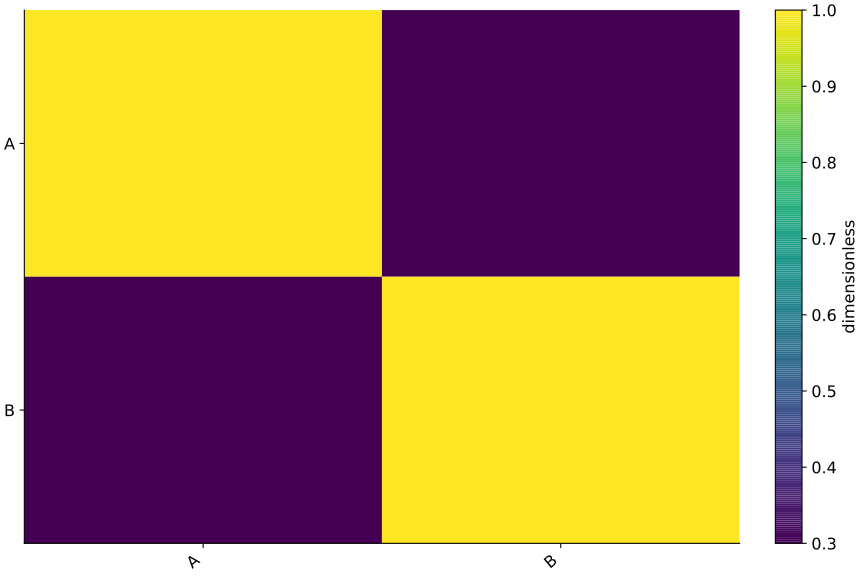

The Python source for this figure:
# Tuyan deterministic figure renderer v1; values are immutable source data.
import json
import math
import numpy as np
import matplotlib
matplotlib.use('Agg')
import matplotlib.pyplot as plt
from matplotlib.patches import Circle
from matplotlib.colors import ListedColormap, BoundaryNorm
d = json.loads("{\"type\":\"adjacency_matrix\",\"rows\":[{\"row\":\"A\",\"column\":\"A\",\"value\":1},{\"row\":\"A\",\"column\":\"B\",\"value\":0.3},{\"row\":\"B\",\"column\":\"A\",\"value\":0.3},{\"row\":\"B\",\"column\":\"B\",\"value\":1}],\"units\":{\"value\":\"dimensionless\",\"x\":\"dimensionless\",\"y\":\"dimensionless\",\"size\":\"dimensionless\",\"low\":\"dimensionless\",\"high\":\"dimensionless\",\"start\":\"dimensionless\",\"end\":\"dimensionless\",\"effect\":\"dimensionless\",\"p\":\"dimensionless\",\"mean\":\"dimensionless\",\"fpr\":\"dimensionless\",\"tpr\":\"dimensionless\",\"recall\":\"dimensionless\",\"precision\":\"dimensionless\",\"predicted\":\"dimensionless\",\"observed\":\"dimensionless\",\"count\":\"dimensionless\",\"a\":\"dimensionless\",\"b\":\"dimensionless\",\"se\":\"dimensionless\",\"u\":\"dimensionless\",\"v\":\"dimensionless\",\"time\":\"dimensionless\",\"event\":\"dimensionless\"},\"options\":{\"bandwidth\":0.5,\"bins\":5,\"nullValue\":0,\"initialValue\":0,\"levels\":[0.5,1,1.5]},\"analysis\":{\"method\":\"pca\",\"description\":\"Synthetic precomputed QA values; not a statistical analysis of research data.\",\"pKind\":\"p\"},\"variants\":[],\"pixels\":1024,\"plotStyle\":{\"width\":9,\"height\":6,\"fontSize\":12}}")
r, kind, opt = d['rows'], d['type'], d['options']
plt.rcParams.update({'font.size':d['plotStyle']['fontSize']})
fig, ax = plt.subplots(figsize=(d['plotStyle']['width'], d['plotStyle']['height']), layout='constrained')
fig.set_facecolor('white')
fig._tuyan_target_pixels = d['pixels']
colors = ['#487968','#c58b53','#647da6','#a77592','#a5a659']
labels = [str(row.get('label',i+1)) for i,row in enumerate(r)]
unit = d['units']
def col(name):
    return np.array([row[name] for row in r], dtype=float)
def grouped():
    names = list(dict.fromkeys([str(row.get('group','Data')) for row in r]))
    return names, [np.array([row['value'] for row in r if str(row.get('group','Data')) == name], dtype=float) for name in names]
def density(values):
    # User-specified positive bandwidth; no concealed automatic inference.
    bw=float(opt['bandwidth'])
    grid=np.linspace(float(min(values))-3*bw,float(max(values))+3*bw,256)
    z=(grid[:,None]-values[None,:])/bw
    return grid,np.exp(-0.5*z*z).mean(axis=1)/(bw*math.sqrt(2*math.pi))
if kind in ['bar','dotplot','lollipop','forest']:
    y=np.arange(len(r)); values=col('value')
    if kind=='bar':
        bars=ax.barh(y,values,color=colors[0]); assert np.allclose([b.get_width() for b in bars],values)
    elif kind=='lollipop':
        ax.hlines(y,0,values,color=colors[0]); ax.scatter(values,y,color=colors[0])
    elif kind=='forest':
        ax.errorbar(values,y,xerr=np.vstack([values-col('low'),col('high')-values]),fmt='o',color=colors[0],capsize=3)
        ax.axvline(float(opt['nullValue']),color='#969e96',linestyle='--')
    else: ax.scatter(values,y,color=colors[0])
    ax.set_yticks(y,labels);ax.invert_yaxis();ax.set_xlabel(unit['value'])
elif kind in ['dumbbell','gantt']:
    y=np.arange(len(r));start,end=col('start'),col('end')
    if kind=='gantt': ax.barh(y,end-start,left=start,color=colors[0])
    else:
        ax.hlines(y,start,end,color='#9da99e');ax.scatter(start,y,label=opt.get('startLabel','Start'),color=colors[0]);ax.scatter(end,y,label=opt.get('endLabel','End'),color=colors[1]);ax.legend()
    ax.set_yticks(y,labels);ax.invert_yaxis();ax.set_xlabel(unit['start'])
elif kind=='waterfall':
    values=col('value');start=float(opt['initialValue'])+np.r_[0,np.cumsum(values)[:-1]]
    ax.bar(np.arange(len(r)),values,bottom=start,color=[colors[0] if v>=0 else colors[1] for v in values]);ax.set_xticks(np.arange(len(r)),labels,rotation=30);ax.set_ylabel(unit['value']);ax.axhline(0,color='#adb3a9')
elif kind=='histogram':
    values=col('value');counts,edges=np.histogram(values,bins=opt['bins'])
    assert int(counts.sum())==len(values)
    artists=ax.bar(edges[:-1],counts,width=np.diff(edges),align='edge',color=colors[0],edgecolor='white')
    assert np.allclose([p.get_height() for p in artists],counts)
    ax.set_xlabel(unit['value']);ax.set_ylabel('Count')
elif kind=='stripplot':
    names,groups=grouped()
    for i,values in enumerate(groups):ax.scatter(np.full(len(values),i),values,color=colors[i%len(colors)],s=22,alpha=.7)
    ax.set_xticks(np.arange(len(names)),names);ax.set_ylabel(unit['value'])
elif kind in ['boxplot','violin','raincloud','density','ridgeline']:
    names,groups=grouped()
    if kind=='boxplot': ax.boxplot(groups,whis=1.5,showfliers=True);ax.set_xticks(np.arange(len(names))+1,names);ax.set_ylabel(unit['value'])
    elif kind=='violin':
        # bw_method is explicit to avoid a hidden bandwidth choice.
        ax.violinplot(groups,showmeans=False,showmedians=True,bw_method=float(opt['bandwidth']));ax.set_xticks(np.arange(len(names))+1,names);ax.set_ylabel(unit['value'])
    else:
        for i,values in enumerate(groups):
            grid,pdf=density(values); color=colors[i%len(colors)]
            if kind=='density': ax.plot(grid,pdf,color=color,label=names[i])
            else:
                base=float(i);scale=0.65/max(pdf) if max(pdf)>0 else 1
                ax.fill_between(grid,base,base+pdf*scale,color=color,alpha=0.45)
                if kind=='raincloud':
                    ax.scatter(values,np.full(len(values),base-0.15),color=color,s=15)
                    ax.boxplot([values],positions=[base-0.35],vert=False,widths=.15,whis=1.5,manage_ticks=False)
        ax.set_xlabel(unit['value'])
        if kind=='density':ax.set_ylabel('Density');ax.legend()
        else:ax.set_yticks(np.arange(len(names)),names)
elif kind=='ecdf':
    values=np.sort(col('value')); p=np.arange(1,len(values)+1)/len(values)
    line=ax.step(values,p,where='post',color=colors[0])[0];assert np.allclose(line.get_ydata(),p)
    ax.set_xlabel(unit['value']);ax.set_ylabel('Cumulative proportion');ax.set_ylim(0,1)
elif kind in ['line','area','scatter','bubble','ordination','ma_plot','volcano','roc','pr_curve','calibration','bland_altman','funnel_meta']:
    xname,yname='x','y'
    if kind=='ma_plot':xname,yname='mean','effect'
    if kind=='roc':xname,yname='fpr','tpr'
    if kind=='pr_curve':xname,yname='recall','precision'
    if kind=='calibration':xname,yname='predicted','observed'
    if kind=='funnel_meta':xname,yname='effect','se'
    if kind=='volcano':x=col('effect');y=-np.log10(col('p'));xlabel='Effect ('+unit['effect']+')';ylabel='-log10('+d['analysis']['pKind']+')'
    elif kind=='bland_altman':
        a,b=col('a'),col('b');x=(a+b)/2;y=a-b;bias=np.mean(y);sd=np.std(y,ddof=1)
        for line,label in [(bias,'Mean difference'),(bias-1.96*sd,'Lower agreement limit'),(bias+1.96*sd,'Upper agreement limit')]:ax.axhline(line,color='#9a9f96',linestyle='--',label=label)
        ax.legend(fontsize=8);xlabel='Mean ('+unit['a']+')';ylabel='A - B ('+unit['a']+')'
    else:x,y=col(xname),col(yname);xlabel=xname+' ('+unit[xname]+')';ylabel=yname+' ('+unit[yname]+')'
    if kind in ['line','area','roc','pr_curve','calibration']:
        order=np.lexsort((y,x)) if kind=='roc' else np.argsort(x,kind='stable');x,y=x[order],y[order]
        artist=ax.plot(x,y,color=colors[0],marker='o',markersize=3)[0];assert np.allclose(artist.get_ydata(),y)
        if kind=='area':ax.fill_between(x,0,y,color=colors[0],alpha=.25)
    else:
        artist=ax.scatter(x,y,s=col('size')*float(opt.get('areaScale',20)) if kind=='bubble' else 26,color=colors[0]);assert np.allclose(artist.get_offsets(),np.column_stack([x,y]))
    ax.set_xlabel(xlabel);ax.set_ylabel(ylabel)
    if kind=='bubble':
        handles,legend_labels=artist.legend_elements(prop='sizes',num=3,func=lambda size:size/float(opt.get('areaScale',20)))
        ax.legend(handles,legend_labels,title='Area ('+unit['size']+')',fontsize=8)
    if kind in ['roc','calibration']:ax.plot([0,1],[0,1],linestyle='--',color='#adb3a9');ax.set_xlim(0,1);ax.set_ylim(0,1)
    if kind=='pr_curve':ax.set_xlim(0,1);ax.set_ylim(0,1)
    if kind=='funnel_meta':ax.invert_yaxis()
    if kind=='ordination':ax.text(.01,1.02,d['analysis']['method'].upper(),transform=ax.transAxes,fontsize=10)
elif kind in ['heatmap','adjacency_matrix','correlation_matrix','confusion_matrix','bubble_matrix','binary_matrix']:
    names_y=list(dict.fromkeys([str(row['row']) for row in r]));names_x=list(dict.fromkeys([str(row['column']) for row in r]))
    matrix=np.full((len(names_y),len(names_x)),np.nan)
    for row in r:matrix[names_y.index(str(row['row'])),names_x.index(str(row['column']))]=row['value']
    if kind=='bubble_matrix':
        for row in r:ax.scatter(names_x.index(str(row['column'])),names_y.index(str(row['row'])),s=row['value']*float(opt.get('areaScale',25)),color=colors[0])
        ax.invert_yaxis()
    elif kind=='binary_matrix':
        cmap=ListedColormap(['#f1f3ed','#487968']);cmap.set_bad('#b7b9b2')
        img=ax.pcolormesh(np.arange(len(names_x)+1)-.5,np.arange(len(names_y)+1)-.5,matrix,cmap=cmap,norm=BoundaryNorm([-.5,.5,1.5],2),shading='flat');ax.invert_yaxis();fig.colorbar(img,ax=ax,ticks=[0,1],label='0 absent / 1 present; grey missing')
        assert np.allclose(img.get_array(),matrix,equal_nan=True)
    else:
        img=ax.pcolormesh(np.arange(len(names_x)+1)-.5,np.arange(len(names_y)+1)-.5,matrix,cmap='RdBu_r' if kind=='correlation_matrix' else 'viridis',vmin=-1 if kind=='correlation_matrix' else None,vmax=1 if kind=='correlation_matrix' else None,shading='flat');ax.invert_yaxis();fig.colorbar(img,ax=ax,label=unit['value'])
        assert np.allclose(img.get_array(),matrix,equal_nan=True)
    ax.set_xticks(np.arange(len(names_x)),names_x,rotation=40,ha='right');ax.set_yticks(np.arange(len(names_y)),names_y)
    if kind=='confusion_matrix':ax.set_xlabel('Predicted class');ax.set_ylabel('True class')
elif kind=='pie':
    values=col('value');wedges,_=ax.pie(values,labels=labels,colors=colors,normalize=True)
    assert np.allclose([(w.theta2-w.theta1)/360 for w in wedges],values/sum(values),atol=1e-6)
elif kind=='rose':
    fig.delaxes(ax);ax=fig.add_subplot(111,projection='polar');values=col('value');theta=np.arange(len(r))*2*np.pi/len(r)
    ax.bar(theta,np.sqrt(values),width=2*np.pi/len(r),color=colors[0],edgecolor='white');ax.set_xticks(theta,labels);ax.set_ylabel('Radius = sqrt(value)')
elif kind in ['gene_track','protein_domain']:
    start,end=col('start'),col('end');ax.barh(np.arange(len(r)),end-start,left=start,color=colors[0]);ax.set_yticks(np.arange(len(r)),labels);ax.set_xlabel(unit['start']);ax.invert_yaxis()
elif kind=='vector_field':
    artist=ax.quiver(col('x'),col('y'),col('u'),col('v'),angles='xy',scale_units='xy',scale=1,color=colors[0]);ax.set_xlabel(unit['x']);ax.set_ylabel(unit['y']);ax.set_aspect('equal')
elif kind=='contour':
    xs=np.unique(col('x'));ys=np.unique(col('y'));z=np.full((len(ys),len(xs)),np.nan)
    for row in r:z[list(ys).index(row['y']),list(xs).index(row['x'])]=row['value']
    cs=ax.contour(xs,ys,z,levels=opt['levels'])
    for label in ax.clabel(cs,inline=False,fontsize=8):label.set_bbox({'facecolor':'white','edgecolor':'none','pad':1})
    ax.set_xlabel(unit['x']);ax.set_ylabel(unit['y'])
elif kind=='kaplan_meier':
    names=list(dict.fromkeys([str(row.get('group','Data')) for row in r]))
    for i,name in enumerate(names):
        data=[row for row in r if str(row.get('group','Data'))==name];times=sorted(set(row['time'] for row in data));xs=[0.];ys=[1.];s=1.
        for t in times:
            risk=sum(row['time']>=t for row in data);events=sum(row['time']==t and row['event']==1 for row in data)
            s=s*(1-events/risk);xs.append(t);ys.append(s)
            cens=sum(row['time']==t and row['event']==0 for row in data)
            if cens:ax.plot(t,s,marker='+',color=colors[i%len(colors)])
        ax.step(xs,ys,where='post',label=name,color=colors[i%len(colors)])
    ax.set_ylim(0,1.03);ax.set_ylabel('Survival probability (no CI estimated)');ax.set_xlabel(unit['time']);ax.legend()
elif kind in ['venn','upset']:
    names=[row['set'] for row in r];sets=[set(row['members']) for row in r];members=set().union(*sets);counts={}
    for item in members:
        mask=tuple(item in s for s in sets);counts[mask]=counts.get(mask,0)+1
    if kind=='venn':
        for x,color,name in [(0.4,colors[0],names[0]),(.65,colors[1],names[1])]:ax.add_patch(Circle((x,.5),.23,facecolor=color,alpha=.25));ax.text(x,.78,name,ha='center')
        for x,key in [(.29,(True,False)),(.525,(True,True)),(.76,(False,True))]:ax.text(x,.5,str(counts.get(key,0)),ha='center')
        ax.set_xlim(0,1.05);ax.set_ylim(0,1);ax.set_aspect('equal');ax.axis('off');ax.text(.5,.1,'Areas are schematic; labels show exact counts',ha='center',fontsize=8)
    else:
        masks=sorted(counts,key=lambda m:(-counts[m],m));ax.bar(np.arange(len(masks)),[counts[m] for m in masks],color=colors[0]);ax.set_xticks(np.arange(len(masks)),[' & '.join(names[i] for i,v in enumerate(m) if v) for m in masks],rotation=35,ha='right');ax.set_ylabel('Exclusive intersection size')
        # Membership matrix below bars is necessary to distinguish UpSet from a bar chart.
        matrix_ax=ax.inset_axes([0,-.48,1,.27]);matrix_ax.set_xlim(-.5,len(masks)-.5)
        for j,m in enumerate(masks):
            ys=[i for i,v in enumerate(m) if v];matrix_ax.plot([j]*len(ys),ys,color=colors[0]);matrix_ax.scatter([j]*len(names),np.arange(len(names)),color=[colors[0] if v else '#dde1d8' for v in m])
        matrix_ax.set_yticks(np.arange(len(names)),names);matrix_ax.set_xticks([]);matrix_ax.invert_yaxis()

checks={}
computed={}
def audit(name,actual,expected,atol=1e-8):
    a=np.asarray(actual,dtype=float);e=np.asarray(expected,dtype=float)
    assert a.shape==e.shape and np.allclose(a,e,rtol=1e-7,atol=atol,equal_nan=True), 'Numeric artist mismatch: '+name
    mask=np.isfinite(a)&np.isfinite(e)
    error=float(np.max(np.abs(a[mask]-e[mask]))) if np.any(mask) else 0.
    checks[name]={'count':int(a.size),'absoluteError':error,'passed':True}
if kind=='bar':audit('bar_widths',[p.get_width() for p in ax.patches],col('value'))
elif kind in ['dotplot','lollipop']:audit('point_values',ax.collections[-1].get_offsets()[:,0],col('value'))
elif kind=='forest':
    audit('point_estimates',ax.lines[0].get_xdata(),col('value'))
    audit('intervals',np.array(ax.collections[0].get_segments())[:,:,0],np.column_stack([col('low'),col('high')]))
elif kind=='dumbbell':
    audit('start_points',ax.collections[1].get_offsets()[:,0],col('start'));audit('end_points',ax.collections[2].get_offsets()[:,0],col('end'))
elif kind=='gantt':
    audit('interval_start',[p.get_x() for p in ax.patches],col('start'));audit('interval_width',[p.get_width() for p in ax.patches],col('end')-col('start'))
elif kind=='waterfall':
    audit('increments',[p.get_height() for p in ax.patches],col('value'));audit('cumulative_baselines',[p.get_y() for p in ax.patches],float(opt['initialValue'])+np.r_[0,np.cumsum(col('value'))[:-1]])
    computed['cumulativeValues']=(float(opt['initialValue'])+np.cumsum(col('value'))).tolist()
elif kind=='histogram':
    audit('bin_heights',[p.get_height() for p in ax.patches],counts);audit('total_count',[sum(p.get_height() for p in ax.patches)],[len(r)]);computed['binEdges']=edges.tolist();computed['binCounts']=counts.tolist()
elif kind=='stripplot':
    for i,values in enumerate(groups):audit('observations_'+str(i),ax.collections[i].get_offsets()[:,1],values)
elif kind=='boxplot':
    for i,values in enumerate(groups):audit('median_'+str(i),ax.lines[i*7+5].get_ydata(),[np.median(values)]*2)
elif kind=='violin':
    medians=ax.collections[-1].get_segments();audit('medians',[x[0,1] for x in medians],[np.median(v) for v in groups])
elif kind in ['density','ridgeline','raincloud']:
    computed['bandwidth']=float(opt['bandwidth']);computed['groupSizes']=[len(v) for v in groups]
    for i,values in enumerate(groups):
        grid,pdf=density(values)
        if kind=='density':audit('density_'+str(i),ax.lines[i].get_ydata(),pdf)
        else:
            top=np.column_stack([grid,i+pdf*(.65/max(pdf))]);bottom=np.column_stack([grid,np.full(len(grid),i)])
            expected=np.vstack([top[0],bottom,top[-1],top[::-1],top[0]])
            audit('density_polygon_'+str(i),ax.collections[i*(2 if kind=='raincloud' else 1)].get_paths()[0].vertices,expected)
        if kind=='raincloud':audit('observations_'+str(i),ax.collections[i*2+1].get_offsets()[:,0],values)
elif kind=='ecdf':
    audit('ecdf_sorted_values',ax.lines[0].get_xdata(),np.sort(col('value')));audit('ecdf_probability',ax.lines[0].get_ydata(),np.arange(1,len(r)+1)/len(r))
elif kind in ['line','area','roc','pr_curve','calibration']:audit('plotted_xy',np.column_stack([artist.get_xdata(),artist.get_ydata()]),np.column_stack([x,y]))
elif kind in ['scatter','bubble','ordination','ma_plot','volcano','bland_altman','funnel_meta']:
    audit('point_coordinates',artist.get_offsets(),np.column_stack([x,y]))
    if kind=='bubble':audit('marker_area',artist.get_sizes(),col('size')*float(opt.get('areaScale',20)))
    if kind=='volcano':computed['negativeLog10P']=y.tolist()
    if kind=='bland_altman':
        audit('agreement_limits',[ln.get_ydata()[0] for ln in ax.lines[:3]],[bias,bias-1.96*sd,bias+1.96*sd]);computed.update({'meanDifference':float(bias),'sampleSdDifference':float(sd),'limits':[float(bias-1.96*sd),float(bias+1.96*sd)]})
elif kind in ['heatmap','adjacency_matrix','correlation_matrix','confusion_matrix','binary_matrix']:audit('matrix_cells',img.get_array(),matrix);computed['missingCells']=int(np.isnan(matrix).sum())
elif kind=='bubble_matrix':audit('marker_areas',[c.get_sizes()[0] for c in ax.collections],col('value')*float(opt.get('areaScale',25)))
elif kind=='pie':audit('angular_proportions',[(w.theta2-w.theta1)/360 for w in wedges],col('value')/sum(col('value')),1e-6)
elif kind=='rose':audit('area_proportions',[p.get_height()**2 for p in ax.patches],col('value'))
elif kind=='vector_field':audit('vectors',np.column_stack([artist.U,artist.V]),np.column_stack([col('u'),col('v')]))
elif kind=='contour':
    audit('contour_levels',cs.levels,opt['levels'])
    for level,path in zip(cs.levels,cs.get_paths()):
        points=path.vertices
        if len(points)==0:continue
        assert np.all(points[:,0]>=xs[0]) and np.all(points[:,0]<=xs[-1]) and np.all(points[:,1]>=ys[0]) and np.all(points[:,1]<=ys[-1]), 'Contour outside data grid'
        ix=np.clip(np.searchsorted(xs,points[:,0],side='right')-1,0,len(xs)-2);iy=np.clip(np.searchsorted(ys,points[:,1],side='right')-1,0,len(ys)-2)
        tx=(points[:,0]-xs[ix])/(xs[ix+1]-xs[ix]);ty=(points[:,1]-ys[iy])/(ys[iy+1]-ys[iy])
        interpolated=(1-tx)*(1-ty)*z[iy,ix]+tx*(1-ty)*z[iy,ix+1]+(1-tx)*ty*z[iy+1,ix]+tx*ty*z[iy+1,ix+1]
        audit('contour_vertices_'+str(float(level)),interpolated,np.full(len(points),level))
    computed['gridShape']=list(z.shape)
elif kind=='kaplan_meier':
    survival_lines=[ln for ln in ax.lines if ln.get_drawstyle()=='steps-post']
    for i,name in enumerate(names):
        data=[row for row in r if str(row.get('group','Data'))==name];prob=1.;expected=[1.]
        for t in sorted(set(row['time'] for row in data)):
            prob*=1-sum(row['time']==t and row['event']==1 for row in data)/sum(row['time']>=t for row in data);expected.append(prob)
        audit('survival_'+str(i),survival_lines[i].get_ydata(),expected)
        computed[name]={'survival':expected}
elif kind=='venn':audit('intersection_labels',[float(t.get_text()) for t in ax.texts[2:5]],[counts.get((True,False),0),counts.get((True,True),0),counts.get((False,True),0)])
elif kind=='upset':audit('exclusive_intersections',[p.get_height() for p in ax.patches],[counts[m] for m in masks]);audit('union_size',[sum(p.get_height() for p in ax.patches)],[len(members)])
assert checks, 'Missing numeric audit for '+kind
fig._tuyan_validation={'typeId':kind,'checks':checks,'computations':computed,'analysis':d['analysis'],'suppliedFields':list(r[0]),'dataSourcePolicy':'User supplied values; artist checks do not establish source authenticity or study validity.'}

for collection in fig.findobj(matplotlib.collections.Collection):collection.set_rasterized(False)
for spine in ['top','right']:
    if spine in ax.spines: ax.spines[spine].set_visible(False)
